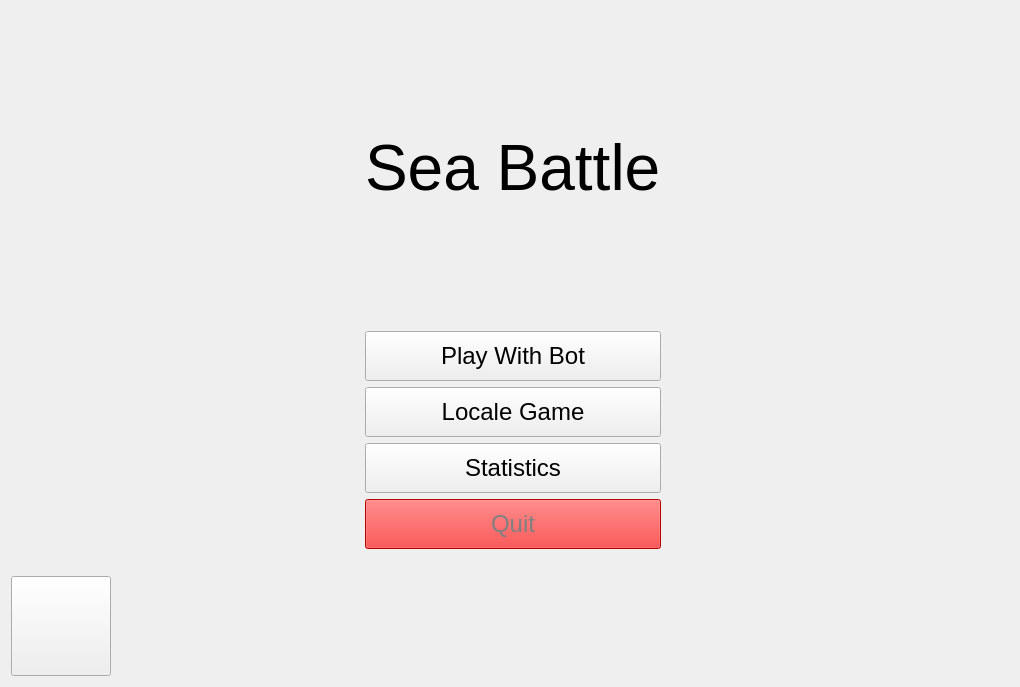
<?xml version="1.0" encoding="UTF-8"?>
<ui version="4.0">
 <class>HelloWindow</class>
 <widget class="QWidget" name="HelloWindow">
  <property name="geometry">
   <rect>
    <x>0</x>
    <y>0</y>
    <width>1020</width>
    <height>687</height>
   </rect>
  </property>
  <property name="sizePolicy">
   <sizepolicy hsizetype="Fixed" vsizetype="Fixed">
    <horstretch>0</horstretch>
    <verstretch>0</verstretch>
   </sizepolicy>
  </property>
  <property name="font">
   <font>
    <pointsize>18</pointsize>
   </font>
  </property>
  <property name="windowTitle">
   <string>SeaBattle</string>
  </property>
  <property name="styleSheet">
   <string notr="true"/>
  </property>
  <layout class="QGridLayout" name="gridLayout">
   <item row="0" column="1">
    <spacer name="verticalSpacer">
     <property name="orientation">
      <enum>Qt::Vertical</enum>
     </property>
     <property name="sizeHint" stdset="0">
      <size>
       <width>20</width>
       <height>40</height>
      </size>
     </property>
    </spacer>
   </item>
   <item row="5" column="1">
    <spacer name="verticalSpacer_2">
     <property name="orientation">
      <enum>Qt::Vertical</enum>
     </property>
     <property name="sizeHint" stdset="0">
      <size>
       <width>20</width>
       <height>40</height>
      </size>
     </property>
    </spacer>
   </item>
   <item row="2" column="1">
    <spacer name="verticalSpacer_3">
     <property name="orientation">
      <enum>Qt::Vertical</enum>
     </property>
     <property name="sizeHint" stdset="0">
      <size>
       <width>20</width>
       <height>40</height>
      </size>
     </property>
    </spacer>
   </item>
   <item row="1" column="2">
    <spacer name="horizontalSpacer_4">
     <property name="orientation">
      <enum>Qt::Horizontal</enum>
     </property>
     <property name="sizeHint" stdset="0">
      <size>
       <width>40</width>
       <height>20</height>
      </size>
     </property>
    </spacer>
   </item>
   <item row="3" column="2">
    <spacer name="horizontalSpacer_2">
     <property name="orientation">
      <enum>Qt::Horizontal</enum>
     </property>
     <property name="sizeHint" stdset="0">
      <size>
       <width>40</width>
       <height>20</height>
      </size>
     </property>
    </spacer>
   </item>
   <item row="3" column="0">
    <spacer name="horizontalSpacer">
     <property name="orientation">
      <enum>Qt::Horizontal</enum>
     </property>
     <property name="sizeHint" stdset="0">
      <size>
       <width>40</width>
       <height>20</height>
      </size>
     </property>
    </spacer>
   </item>
   <item row="3" column="1">
    <layout class="QVBoxLayout" name="verticalLayout">
     <item>
      <widget class="QPushButton" name="PlayBtn">
       <property name="minimumSize">
        <size>
         <width>250</width>
         <height>50</height>
        </size>
       </property>
       <property name="cursor">
        <cursorShape>PointingHandCursor</cursorShape>
       </property>
       <property name="styleSheet">
        <string notr="true"/>
       </property>
       <property name="text">
        <string>Play With Bot</string>
       </property>
      </widget>
     </item>
     <item>
      <widget class="QPushButton" name="LocGameBtn">
       <property name="minimumSize">
        <size>
         <width>250</width>
         <height>50</height>
        </size>
       </property>
       <property name="cursor">
        <cursorShape>PointingHandCursor</cursorShape>
       </property>
       <property name="text">
        <string>Locale Game</string>
       </property>
      </widget>
     </item>
     <item>
      <widget class="QPushButton" name="StatBtn">
       <property name="minimumSize">
        <size>
         <width>250</width>
         <height>50</height>
        </size>
       </property>
       <property name="cursor">
        <cursorShape>PointingHandCursor</cursorShape>
       </property>
       <property name="text">
        <string>Statistics</string>
       </property>
      </widget>
     </item>
     <item>
      <widget class="QPushButton" name="ExitBtn">
       <property name="minimumSize">
        <size>
         <width>250</width>
         <height>50</height>
        </size>
       </property>
       <property name="cursor">
        <cursorShape>PointingHandCursor</cursorShape>
       </property>
       <property name="styleSheet">
        <string notr="true">background: red; color: gray;</string>
       </property>
       <property name="text">
        <string>Quit</string>
       </property>
      </widget>
     </item>
    </layout>
   </item>
   <item row="1" column="1">
    <widget class="QLabel" name="label">
     <property name="font">
      <font>
       <pointsize>48</pointsize>
      </font>
     </property>
     <property name="text">
      <string>Sea Battle</string>
     </property>
    </widget>
   </item>
   <item row="1" column="0">
    <spacer name="horizontalSpacer_3">
     <property name="orientation">
      <enum>Qt::Horizontal</enum>
     </property>
     <property name="sizeHint" stdset="0">
      <size>
       <width>40</width>
       <height>20</height>
      </size>
     </property>
    </spacer>
   </item>
   <item row="5" column="0" alignment="Qt::AlignLeft|Qt::AlignBottom">
    <widget class="QPushButton" name="volumeBtn">
     <property name="sizePolicy">
      <sizepolicy hsizetype="Fixed" vsizetype="Fixed">
       <horstretch>0</horstretch>
       <verstretch>0</verstretch>
      </sizepolicy>
     </property>
     <property name="minimumSize">
      <size>
       <width>100</width>
       <height>100</height>
      </size>
     </property>
     <property name="maximumSize">
      <size>
       <width>100</width>
       <height>100</height>
      </size>
     </property>
     <property name="cursor">
      <cursorShape>PointingHandCursor</cursorShape>
     </property>
     <property name="text">
      <string/>
     </property>
    </widget>
   </item>
  </layout>
 </widget>
 <resources/>
 <connections/>
</ui>
